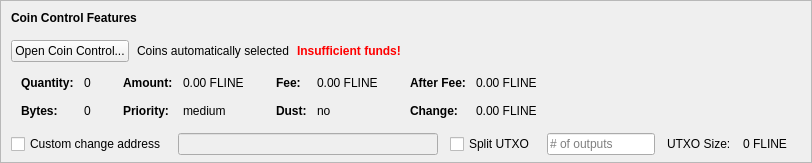
    <widget class="QFrame" name="frameCoinControl">
     <property name="sizePolicy">
      <sizepolicy hsizetype="Expanding" vsizetype="Expanding">
       <horstretch>0</horstretch>
       <verstretch>0</verstretch>
      </sizepolicy>
     </property>
     <property name="maximumSize">
      <size>
       <width>16777215</width>
       <height>16777215</height>
      </size>
     </property>
     <property name="frameShape">
      <enum>QFrame::StyledPanel</enum>
     </property>
     <property name="frameShadow">
      <enum>QFrame::Sunken</enum>
     </property>
     <layout class="QVBoxLayout" name="verticalLayoutCoinControl2">
      <property name="spacing">
       <number>0</number>
      </property>
      <property name="leftMargin">
       <number>0</number>
      </property>
      <property name="topMargin">
       <number>0</number>
      </property>
      <property name="rightMargin">
       <number>0</number>
      </property>
      <property name="bottomMargin">
       <number>6</number>
      </property>
      <item>
       <layout class="QVBoxLayout" name="verticalLayoutCoinControl" stretch="0,0,0,0,1">
        <property name="spacing">
         <number>0</number>
        </property>
        <property name="leftMargin">
         <number>10</number>
        </property>
        <property name="topMargin">
         <number>10</number>
        </property>
        <item>
         <layout class="QHBoxLayout" name="horizontalLayoutCoinControl1">
          <property name="bottomMargin">
           <number>15</number>
          </property>
          <item>
           <widget class="QLabel" name="labelCoinControlFeatures">
            <property name="sizePolicy">
             <sizepolicy hsizetype="Preferred" vsizetype="Maximum">
              <horstretch>0</horstretch>
              <verstretch>0</verstretch>
             </sizepolicy>
            </property>
            <property name="font">
             <font>
              <weight>75</weight>
              <bold>true</bold>
             </font>
            </property>
            <property name="styleSheet">
             <string notr="true">font-weight:bold;</string>
            </property>
            <property name="text">
             <string>Coin Control Features</string>
            </property>
           </widget>
          </item>
         </layout>
        </item>
        <item>
         <layout class="QHBoxLayout" name="horizontalLayoutCoinControl2" stretch="0,0,0,0">
          <property name="spacing">
           <number>8</number>
          </property>
          <property name="bottomMargin">
           <number>10</number>
          </property>
          <item>
           <widget class="QPushButton" name="pushButtonCoinControl">
            <property name="styleSheet">
             <string notr="true"/>
            </property>
            <property name="text">
             <string>Open Coin Control...</string>
            </property>
            <property name="autoDefault">
             <bool>false</bool>
            </property>
           </widget>
          </item>
          <item>
           <widget class="QLabel" name="labelCoinControlAutomaticallySelected">
            <property name="text">
             <string>Coins automatically selected</string>
            </property>
            <property name="margin">
             <number>5</number>
            </property>
           </widget>
          </item>
          <item>
           <widget class="QLabel" name="labelCoinControlInsuffFunds">
            <property name="font">
             <font>
              <weight>75</weight>
              <bold>true</bold>
             </font>
            </property>
            <property name="styleSheet">
             <string notr="true">color:red;font-weight:bold;</string>
            </property>
            <property name="text">
             <string>Insufficient funds!</string>
            </property>
            <property name="margin">
             <number>5</number>
            </property>
           </widget>
          </item>
          <item>
           <spacer name="horizontalSpacerCoinControl">
            <property name="orientation">
             <enum>Qt::Horizontal</enum>
            </property>
            <property name="sizeHint" stdset="0">
             <size>
              <width>40</width>
              <height>1</height>
             </size>
            </property>
           </spacer>
          </item>
         </layout>
        </item>
        <item>
         <widget class="QWidget" name="widgetCoinControl" native="true">
          <property name="sizePolicy">
           <sizepolicy hsizetype="Preferred" vsizetype="Preferred">
            <horstretch>0</horstretch>
            <verstretch>0</verstretch>
           </sizepolicy>
          </property>
          <property name="minimumSize">
           <size>
            <width>0</width>
            <height>0</height>
           </size>
          </property>
          <property name="styleSheet">
           <string notr="true"/>
          </property>
          <layout class="QHBoxLayout" name="horizontalLayoutCoinControl5">
           <property name="leftMargin">
            <number>0</number>
           </property>
           <property name="topMargin">
            <number>0</number>
           </property>
           <property name="rightMargin">
            <number>0</number>
           </property>
           <property name="bottomMargin">
            <number>0</number>
           </property>
           <item>
            <layout class="QHBoxLayout" name="horizontalLayoutCoinControl3" stretch="0,0,0,1">
             <property name="spacing">
              <number>20</number>
             </property>
             <property name="topMargin">
              <number>0</number>
             </property>
             <property name="bottomMargin">
              <number>10</number>
             </property>
             <item>
              <layout class="QFormLayout" name="formLayoutCoinControl1">
               <property name="horizontalSpacing">
                <number>10</number>
               </property>
               <property name="verticalSpacing">
                <number>14</number>
               </property>
               <property name="leftMargin">
                <number>10</number>
               </property>
               <property name="topMargin">
                <number>4</number>
               </property>
               <property name="rightMargin">
                <number>6</number>
               </property>
               <item row="0" column="0">
                <widget class="QLabel" name="labelCoinControlQuantityText">
                 <property name="font">
                  <font>
                   <weight>75</weight>
                   <bold>true</bold>
                  </font>
                 </property>
                 <property name="text">
                  <string>Quantity:</string>
                 </property>
                 <property name="margin">
                  <number>0</number>
                 </property>
                </widget>
               </item>
               <item row="0" column="1">
                <widget class="QLabel" name="labelCoinControlQuantity">
                 <property name="cursor">
                  <cursorShape>IBeamCursor</cursorShape>
                 </property>
                 <property name="contextMenuPolicy">
                  <enum>Qt::ActionsContextMenu</enum>
                 </property>
                 <property name="text">
                  <string notr="true">0</string>
                 </property>
                 <property name="margin">
                  <number>0</number>
                 </property>
                 <property name="textInteractionFlags">
                  <set>Qt::LinksAccessibleByMouse|Qt::TextSelectableByKeyboard|Qt::TextSelectableByMouse</set>
                 </property>
                </widget>
               </item>
               <item row="1" column="0">
                <widget class="QLabel" name="labelCoinControlBytesText">
                 <property name="font">
                  <font>
                   <weight>75</weight>
                   <bold>true</bold>
                  </font>
                 </property>
                 <property name="text">
                  <string>Bytes:</string>
                 </property>
                </widget>
               </item>
               <item row="1" column="1">
                <widget class="QLabel" name="labelCoinControlBytes">
                 <property name="cursor">
                  <cursorShape>IBeamCursor</cursorShape>
                 </property>
                 <property name="contextMenuPolicy">
                  <enum>Qt::ActionsContextMenu</enum>
                 </property>
                 <property name="text">
                  <string notr="true">0</string>
                 </property>
                 <property name="textInteractionFlags">
                  <set>Qt::LinksAccessibleByMouse|Qt::TextSelectableByKeyboard|Qt::TextSelectableByMouse</set>
                 </property>
                </widget>
               </item>
              </layout>
             </item>
             <item>
              <layout class="QFormLayout" name="formLayoutCoinControl2">
               <property name="horizontalSpacing">
                <number>10</number>
               </property>
               <property name="verticalSpacing">
                <number>14</number>
               </property>
               <property name="leftMargin">
                <number>6</number>
               </property>
               <property name="topMargin">
                <number>4</number>
               </property>
               <property name="rightMargin">
                <number>6</number>
               </property>
               <item row="0" column="0">
                <widget class="QLabel" name="labelCoinControlAmountText">
                 <property name="font">
                  <font>
                   <weight>75</weight>
                   <bold>true</bold>
                  </font>
                 </property>
                 <property name="text">
                  <string>Amount:</string>
                 </property>
                 <property name="margin">
                  <number>0</number>
                 </property>
                </widget>
               </item>
               <item row="0" column="1">
                <widget class="QLabel" name="labelCoinControlAmount">
                 <property name="cursor">
                  <cursorShape>IBeamCursor</cursorShape>
                 </property>
                 <property name="contextMenuPolicy">
                  <enum>Qt::ActionsContextMenu</enum>
                 </property>
                 <property name="text">
                  <string notr="true">0.00 FLINE</string>
                 </property>
                 <property name="textInteractionFlags">
                  <set>Qt::LinksAccessibleByMouse|Qt::TextSelectableByKeyboard|Qt::TextSelectableByMouse</set>
                 </property>
                </widget>
               </item>
               <item row="1" column="0">
                <widget class="QLabel" name="labelCoinControlPriorityText">
                 <property name="font">
                  <font>
                   <weight>75</weight>
                   <bold>true</bold>
                  </font>
                 </property>
                 <property name="text">
                  <string>Priority:</string>
                 </property>
                </widget>
               </item>
               <item row="1" column="1">
                <widget class="QLabel" name="labelCoinControlPriority">
                 <property name="cursor">
                  <cursorShape>IBeamCursor</cursorShape>
                 </property>
                 <property name="contextMenuPolicy">
                  <enum>Qt::ActionsContextMenu</enum>
                 </property>
                 <property name="text">
                  <string>medium</string>
                 </property>
                 <property name="textInteractionFlags">
                  <set>Qt::LinksAccessibleByMouse|Qt::TextSelectableByKeyboard|Qt::TextSelectableByMouse</set>
                 </property>
                </widget>
               </item>
              </layout>
             </item>
             <item>
              <layout class="QFormLayout" name="formLayoutCoinControl3">
               <property name="horizontalSpacing">
                <number>10</number>
               </property>
               <property name="verticalSpacing">
                <number>14</number>
               </property>
               <property name="leftMargin">
                <number>6</number>
               </property>
               <property name="topMargin">
                <number>4</number>
               </property>
               <property name="rightMargin">
                <number>6</number>
               </property>
               <item row="0" column="0">
                <widget class="QLabel" name="labelCoinControlFeeText">
                 <property name="font">
                  <font>
                   <weight>75</weight>
                   <bold>true</bold>
                  </font>
                 </property>
                 <property name="text">
                  <string>Fee:</string>
                 </property>
                 <property name="margin">
                  <number>0</number>
                 </property>
                </widget>
               </item>
               <item row="0" column="1">
                <widget class="QLabel" name="labelCoinControlFee">
                 <property name="cursor">
                  <cursorShape>IBeamCursor</cursorShape>
                 </property>
                 <property name="contextMenuPolicy">
                  <enum>Qt::ActionsContextMenu</enum>
                 </property>
                 <property name="text">
                  <string notr="true">0.00 FLINE</string>
                 </property>
                 <property name="textInteractionFlags">
                  <set>Qt::LinksAccessibleByMouse|Qt::TextSelectableByKeyboard|Qt::TextSelectableByMouse</set>
                 </property>
                </widget>
               </item>
               <item row="1" column="0">
                <widget class="QLabel" name="labelCoinControlLowOutputText">
                 <property name="font">
                  <font>
                   <weight>75</weight>
                   <bold>true</bold>
                  </font>
                 </property>
                 <property name="text">
                  <string>Dust:</string>
                 </property>
                </widget>
               </item>
               <item row="1" column="1">
                <widget class="QLabel" name="labelCoinControlLowOutput">
                 <property name="cursor">
                  <cursorShape>IBeamCursor</cursorShape>
                 </property>
                 <property name="contextMenuPolicy">
                  <enum>Qt::ActionsContextMenu</enum>
                 </property>
                 <property name="text">
                  <string>no</string>
                 </property>
                 <property name="textInteractionFlags">
                  <set>Qt::LinksAccessibleByMouse|Qt::TextSelectableByKeyboard|Qt::TextSelectableByMouse</set>
                 </property>
                </widget>
               </item>
              </layout>
             </item>
             <item>
              <layout class="QFormLayout" name="formLayoutCoinControl4">
               <property name="horizontalSpacing">
                <number>10</number>
               </property>
               <property name="verticalSpacing">
                <number>14</number>
               </property>
               <property name="leftMargin">
                <number>6</number>
               </property>
               <property name="topMargin">
                <number>4</number>
               </property>
               <property name="rightMargin">
                <number>6</number>
               </property>
               <item row="0" column="0">
                <widget class="QLabel" name="labelCoinControlAfterFeeText">
                 <property name="font">
                  <font>
                   <weight>75</weight>
                   <bold>true</bold>
                  </font>
                 </property>
                 <property name="text">
                  <string>After Fee:</string>
                 </property>
                 <property name="margin">
                  <number>0</number>
                 </property>
                </widget>
               </item>
               <item row="0" column="1">
                <widget class="QLabel" name="labelCoinControlAfterFee">
                 <property name="cursor">
                  <cursorShape>IBeamCursor</cursorShape>
                 </property>
                 <property name="contextMenuPolicy">
                  <enum>Qt::ActionsContextMenu</enum>
                 </property>
                 <property name="text">
                  <string notr="true">0.00 FLINE</string>
                 </property>
                 <property name="textInteractionFlags">
                  <set>Qt::LinksAccessibleByMouse|Qt::TextSelectableByKeyboard|Qt::TextSelectableByMouse</set>
                 </property>
                </widget>
               </item>
               <item row="1" column="0">
                <widget class="QLabel" name="labelCoinControlChangeText">
                 <property name="font">
                  <font>
                   <weight>75</weight>
                   <bold>true</bold>
                  </font>
                 </property>
                 <property name="text">
                  <string>Change:</string>
                 </property>
                </widget>
               </item>
               <item row="1" column="1">
                <widget class="QLabel" name="labelCoinControlChange">
                 <property name="cursor">
                  <cursorShape>IBeamCursor</cursorShape>
                 </property>
                 <property name="contextMenuPolicy">
                  <enum>Qt::ActionsContextMenu</enum>
                 </property>
                 <property name="text">
                  <string notr="true">0.00 FLINE</string>
                 </property>
                 <property name="textInteractionFlags">
                  <set>Qt::LinksAccessibleByMouse|Qt::TextSelectableByKeyboard|Qt::TextSelectableByMouse</set>
                 </property>
                </widget>
               </item>
              </layout>
             </item>
            </layout>
           </item>
          </layout>
         </widget>
        </item>
        <item>
         <layout class="QHBoxLayout" name="horizontalLayoutCoinControl4" stretch="0,0,0,0,0,0,0">
          <property name="spacing">
           <number>12</number>
          </property>
          <property name="sizeConstraint">
           <enum>QLayout::SetDefaultConstraint</enum>
          </property>
          <property name="topMargin">
           <number>5</number>
          </property>
          <property name="rightMargin">
           <number>5</number>
          </property>
          <item>
           <widget class="QCheckBox" name="checkBoxCoinControlChange">
            <property name="toolTip">
             <string>If this is activated, but the change address is empty or invalid, change will be sent to a newly generated address.</string>
            </property>
            <property name="text">
             <string>Custom change address</string>
            </property>
           </widget>
          </item>
          <item>
           <widget class="QValidatedLineEdit" name="lineEditCoinControlChange">
            <property name="enabled">
             <bool>false</bool>
            </property>
            <property name="sizePolicy">
             <sizepolicy hsizetype="Expanding" vsizetype="Fixed">
              <horstretch>0</horstretch>
              <verstretch>0</verstretch>
             </sizepolicy>
            </property>
           </widget>
          </item>
          <item>
           <widget class="QCheckBox" name="splitBlockCheckBox">
            <property name="text">
             <string>Split UTXO</string>
            </property>
           </widget>
          </item>
          <item>
           <widget class="QLineEdit" name="splitBlockLineEdit">
            <property name="sizePolicy">
             <sizepolicy hsizetype="Fixed" vsizetype="Fixed">
              <horstretch>50</horstretch>
              <verstretch>0</verstretch>
             </sizepolicy>
            </property>
            <property name="placeholderText">
             <string># of outputs</string>
            </property>
           </widget>
          </item>
          <item>
           <widget class="QLabel" name="labelBlockSizeText">
            <property name="text">
             <string>UTXO Size:</string>
            </property>
           </widget>
          </item>
          <item>
           <widget class="QLabel" name="labelBlockSize">
            <property name="text">
             <string>0 FLINE</string>
            </property>
           </widget>
          </item>
          <item>
           <widget class="QLabel" name="labelCoinControlChangeLabel">
            <property name="sizePolicy">
             <sizepolicy hsizetype="Preferred" vsizetype="Expanding">
              <horstretch>0</horstretch>
              <verstretch>0</verstretch>
             </sizepolicy>
            </property>
            <property name="minimumSize">
             <size>
              <width>0</width>
              <height>0</height>
             </size>
            </property>
            <property name="text">
             <string/>
            </property>
            <property name="margin">
             <number>3</number>
            </property>
           </widget>
          </item>
         </layout>
        </item>
        <item>
         <spacer name="verticalSpacerCoinControl">
          <property name="orientation">
           <enum>Qt::Vertical</enum>
          </property>
          <property name="sizeHint" stdset="0">
           <size>
            <width>800</width>
            <height>1</height>
           </size>
          </property>
         </spacer>
        </item>
       </layout>
      </item>
     </layout>
    </widget>
